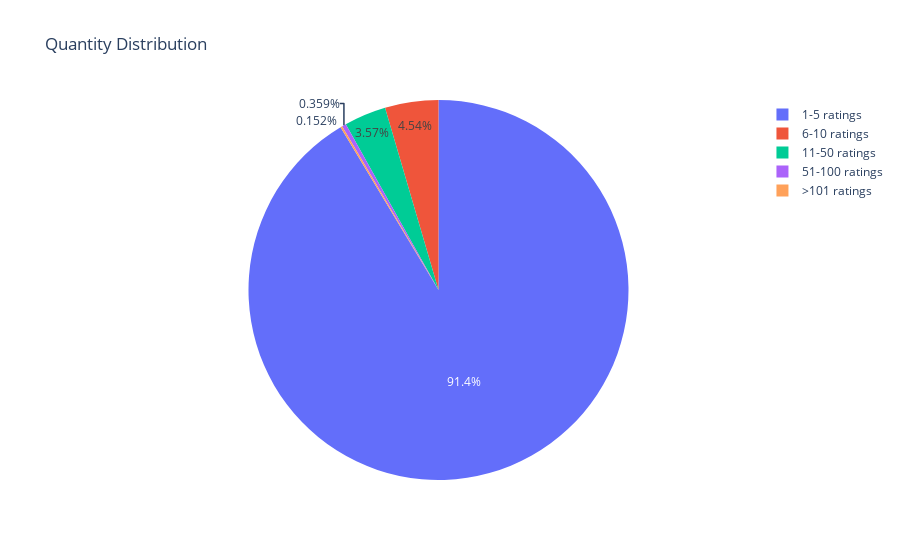

Notebook cell for this chart:
### Code cell
def Quantity_classification(Quantity):

  if int(Quantity) <= 5:
    return '1-5 ratings'

  elif int(Quantity) <=10:
    return '6-10 ratings'

  elif int(Quantity) <= 50:
    return '11-50 ratings'

  elif int(Quantity) <= 100:
    return '51-100 ratings'

  else:
    return '>101 ratings'

pie = analysis['Quantity'].apply(Quantity_classification).value_counts( normalize=True )
pie = pd.DataFrame(pie).reset_index()

# Plot
px.pie(
    data_frame=pie,
    names='index', values='Quantity',
    title='Quantity Distribution'
)

### Figure 1 — Plotly figure (JSON) as saved in the notebook; plotly's stock layout.template omitted (floating-point values rounded to 4 significant figures)
{"data": [{"domain": {"x": [0, 1], "y": [0, 1]}, "hovertemplate": "index=%{label}<br>Quantity=%{value}<extra></extra>", "labels": ["1-5 ratings", "6-10 ratings", "11-50 ratings", "51-100 ratings", ">101 ratings"], "legendgroup": "", "name": "", "showlegend": true, "type": "pie", "values": [0.9138, 0.04541, 0.03572, 0.003589, 0.001522]}], "layout": {"legend": {"tracegroupgap": 0}, "title": {"text": "Quantity Distribution"}}}
